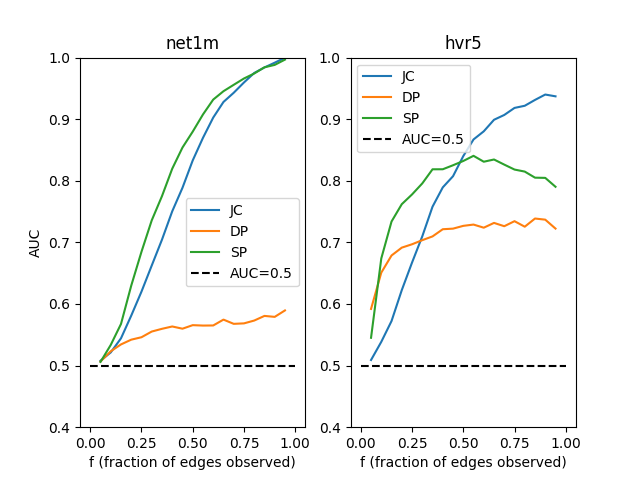

Source code (Python):
#!/usr/bin/env python3
import networkx as nx
import math
import numpy as np
import random
from sklearn.metrics import auc
from sklearn.metrics import roc_curve
import pandas as pd
import itertools
import os,sys
import warnings
from sklearn.metrics import roc_auc_score
import matplotlib.pyplot as plt

# Ignore FutureWarning
warnings.filterwarnings("ignore", category=FutureWarning)

### example graph
G =nx.Graph()
G.add_edges_from([(0,3),(1,3),(2,3),(2,7),(3,4),(4,5),(4,6),(4,7)])
G.add_node(8)

### score functions
def random_noise():
    return random.uniform(0.00000001,0.00000002)

def jc(G,i,j):
    nb_i = set(G.neighbors(i))
    nb_j = set(G.neighbors(j))
    i = nb_i.intersection(nb_j)
    u = nb_i.union(nb_j)
    if len(u) == 0:
        return 0 + random_noise()
    else:
        return len(i)/len(u) + random_noise()

def dp(G,i,j):
    k_i = G.degree(i)
    k_j = G.degree(j)
    return k_i*k_j + random_noise()
def SP(G,i,j):
    try:
        return 1/nx.shortest_path_length(G,i,j) + random_noise()
    except nx.NetworkXNoPath:
        return 0 + random_noise()
    

### test score functions
# print("JC")
# print(jc(G,0,1))
# print(jc(G,3,4))
# print(jc(G,2,4))
# print(jc(G,0,8))
# print("DP")
# print(dp(G,0,1))
# print(dp(G,3,4))
# print(dp(G,2,4))
# print(dp(G,0,8))
# print("SP")
# print(SP(G,0,1))
# print(SP(G,3,4))
# print(SP(G,2,4))
# print(SP(G,0,8))

def score_tbl():
    d = pd.DataFrame({
        'i': [1,2,3,4],
        'j': [2,3,4,5],
        # 'tao': [1,1,0,0], # auc 1.0
        'tao': [0,1,0,0], # auc 0.66
        'score': [1,0.75,0.5,0.25]
    })
    return d

### AUC
# def auc(tbl, key):
#     tbl_c = tbl.copy()
#     tbl_c = tbl_c.sort_values(by=key,ascending=False).reset_index(drop=True)
#     n = len(tbl_c)
#     P = tbl_c[tbl_c['tao'] == 1].shape[0]
#     N = tbl_c[tbl_c['tao'] == 0].shape[0]
#     # add prediction column
#     tbl_c['pred'] = 0
#     # important that index is reset after sorting
#     print('computing auc')
#     tprs=[]
#     fprs=[]
#     for i in range(n):
#         if N == 0:
#             fprs.append(0)
#             continue
#         if P == 0:
#             tprs.append(0)
#             continue
#         # get tps, only need to search upto threshold since everything below
#         # is predicted negative
#         # also precomputing P and N, is efficient
#         tp = 0
#         for j in range(0,i+1):
#             if tbl_c.loc[j,'tao'] == 1:
#                 tp += 1
#         tprs.append(tp/P)
#         # get fps
#         fp = 0
#         for j in range(0,i+1):
#             if tbl_c.loc[j,'tao'] == 0:
#                 fp += 1
#         fprs.append(fp/N)
#         print(f'{i}/{n-1}')
        
#     # tbl_c['tpr'] = tprs
#     # tbl_c['fpr'] = fprs
#     # for i,_ in enumerate(tprs):
#     #     if tprs[i] < 0:
#     #         raise ValueError('tpr < 0')
#     # for i,_ in enumerate(fprs):
#     #     if tprs[i] < 0:
#     #         raise ValueError('fpr < 0')
#     auc = np.trapz(tprs,fprs)
#     return tprs, fprs, auc

def auc2(scores, truth):
    auc = roc_auc_score(truth, scores)
    return auc

### test auc
# print(score_tbl())
# tbl, stat = auc(score_tbl())
# print(tbl)
# print(stat)

def mask_edges(G,f):
    G_m = G.copy()
    m = G.number_of_edges()
    # setup fraction
    if f < 0.5:
        # sample m * f edges & mask the rest
        s = math.floor(m * f)
        action = 'keep'
    else:
        # sample m - (m*f) edges & mask them
        s = math.floor(m * (1-f))
        action = 'mask'
    # sample
    E = set(G.edges())
    sample_edges = set()
    for s_i in range(s):
        edge = random.choice(list(E))
        E.remove(edge)
        sample_edges.add(edge)
    # assign masked edges
    masked_edges = set()
    if action == 'keep':
        masked_edges = set(E) - sample_edges
    else:
        masked_edges = sample_edges
    for E_i in masked_edges:
        G_m.remove_edge(*E_i)
    return G_m, masked_edges

### test mask_edges
# print('Test mask_edges')
# print('Original graph')
# print(G.edges())    
# print('Masked graph')
# G_m, masked_edges = mask_edges(G,0.5)
# print(G_m.edges())
# print('Masked edges')
# print(masked_edges)

f_i = 0.05
F=[f_i]
while f_i < 0.95:
    f_i += 0.05
    f_i = round(f_i,2)
    F.append(f_i)
def experiment(G,F=F,k=50):
    # fraction observed edges
    aucs_jc = []
    aucs_dp = []
    aucs_sp = []
    for f in F:
        auc_jc = 0
        auc_dp = 0
        auc_sp = 0
        # repititions
        for i in range(k):
            # mask
            G_m, masked_edges = mask_edges(G,f)
            # possible edges
            X = set(itertools.combinations(G_m.nodes(),2))
            X = X - set(G_m.edges())
            # score edges
            ies=[]
            js=[]
            taos=[]
            score_jcs=[]
            score_dps=[]
            score_sps=[]
            # mp = len(X)
            for idx,e in enumerate(X):
                i = e[0]
                j = e[1]
                # truth
                if (i,j) in masked_edges:
                    tao = 1
                else:
                    tao = 0
                score_jc = jc(G_m,i,j)
                score_dp = dp(G_m,i,j)
                score_sp = SP(G_m,i,j)
                ies.append(i)
                js.append(j)
                taos.append(tao)
                score_jcs.append(score_jc)
                score_dps.append(score_dp)
                score_sps.append(score_sp)
            # compute auc for each clasiifier
            # jc
            stat = auc2(score_jcs, taos)
            auc_jc += stat
            # dp
            stat = auc2(score_dps, taos)
            auc_dp += stat
            # sp
            stat = auc2(score_sps, taos)
            auc_sp += stat
        # average auc
        print("f_i: ", f)
        print("auc_jc: ", auc_jc/k)
        print("auc_dp: ", auc_dp/k)
        print("auc_sp: ", auc_sp/k)
        aucs_jc.append(auc_jc/k)
        aucs_dp.append(auc_dp/k)
        aucs_sp.append(auc_sp/k)
    return aucs_jc, aucs_dp, aucs_sp
    

# experiment


### test experimnet/auc
# aucs_jc, aucs_dp, aucs_sp = experiment(G,F=F,k=50)
# df = pd.DataFrame({
#     'f': F,
#     'auc_jc': aucs_jc,
#     'auc_dp': aucs_dp,
#     'auc_sp': aucs_sp
# })
# df.to_csv('ps3_aucs.tsv',sep='\t',index=False)

# G_m, masked_edges = mask_edges(G,0.5)
# # edges to predict
# X = set(itertools.combinations(G_m.nodes(),2))
# X = X - set(G_m.edges())
# # score edges
# df_score = pd.DataFrame(
#     columns=['i','j','tao','score_jc',
#             'score_dp','score_sp']
# )
# for idx,e in enumerate(X):
#     i = e[0]
#     j = e[1]
#     # truth
#     if (i,j) in masked_edges:
#         tao = 1
#     else:
#         tao = 0
#     score_jc = jc(G_m,i,j)
#     score_dp = dp(G_m,i,j)
#     score_sp = SP(G_m,i,j)
#     df_score = pd.concat(
#         [df_score,
#             pd.DataFrame({
#             'i': [i],
#             'j': [j],
#             'tao': [tao],
#             'score_jc': [score_jc],
#             'score_dp': [score_dp],
#             'score_sp': [score_sp]
#             },index=[idx])
#         ]
#     )
# print(df_score)
# # compute auc for each clasiifier
# # jc
# tpr, fpr,auc = auc(df_score,'score_jc')
# print("JC") 
# print(tpr, fpr, auc)
# print(df_score[['i','j','tao','score_jc']].sort_values('score_jc',ascending=False).reset_index(drop=True))

### net1m
# G = nx.read_edgelist('net1m_edges.csv',delimiter=',',data=False,nodetype=int)
# # experiment
# aucs_jc, aucs_dp, aucs_sp = experiment(G,F=F,k=5)
# df = pd.DataFrame({
#     'f': F,
#     'auc_jc': aucs_jc,
#     'auc_dp': aucs_dp,
#     'auc_sp': aucs_sp
# })
# df.to_csv('net1m_aucs.tsv',sep='\t',index=False)

### hvr
# G = nx.read_edgelist('HVR_5.txt',delimiter=',',data=False,nodetype=int)
# # experiment
# aucs_jc, aucs_dp, aucs_sp = experiment(G,F=F,k=5)
# df = pd.DataFrame({
#     'f': F,
#     'auc_jc': aucs_jc,
#     'auc_dp': aucs_dp,
#     'auc_sp': aucs_sp
# })
# df.to_csv('hvr5_aucs.tsv',sep='\t',index=False)

### plot AUCs
fig, (ax1,ax2) = plt.subplots(1,2)
df_n = pd.read_csv('net1m_aucs.tsv', delimiter='\t')
df_h = pd.read_csv('hvr5_aucs.tsv', delimiter='\t')
ax1.plot(df_n['f'], df_n['auc_jc'], label='JC')
ax1.plot(df_n['f'], df_n['auc_dp'], label='DP')
ax1.plot(df_n['f'], df_n['auc_sp'], label='SP')
ax1.set_xlabel('f (fraction of edges observed)')
ax1.set_ylabel('AUC')
ax1.set_title('net1m')
ax1.set_ylim(0.4,1)
ax1.plot([0,1], [0.5,0.5], linestyle='--', color='black', label = 'AUC=0.5')
ax1.legend()
ax2.plot(df_h['f'], df_h['auc_jc'], label='JC')
ax2.plot(df_h['f'], df_h['auc_dp'], label='DP')
ax2.plot(df_h['f'], df_h['auc_sp'], label='SP')
ax2.set_xlabel('f (fraction of edges observed)')
ax2.set_title('hvr5')
ax2.set_ylim(0.4,1)
ax2.plot([0,1], [0.5,0.5], linestyle='--', color='black', label = 'AUC=0.5')
ax2.legend()
plt.savefig('ps3_q2a.png')

def experiment2(G,f=0.8):
    # mask
    G_m, masked_edges = mask_edges(G,f)
    # possible edges
    X = set(itertools.combinations(G_m.nodes(),2))
    X = X - set(G_m.edges())
    # score edges
    ies=[]
    js=[]
    taos=[]
    score_jcs=[]
    score_dps=[]
    score_sps=[]
    # mp = len(X)
    for idx,e in enumerate(X):
        i = e[0]
        j = e[1]
        # truth
        if (i,j) in masked_edges:
            tao = 1
        else:
            tao = 0
        score_jc = jc(G_m,i,j)
        score_dp = dp(G_m,i,j)
        score_sp = SP(G_m,i,j)
        ies.append(i)
        js.append(j)
        taos.append(tao)
        score_jcs.append(score_jc)
        score_dps.append(score_dp)
        score_sps.append(score_sp)
    # compute auc for each clasiifier
    # jc
    # print('scores')
    # print(score_jcs)
    # print('taos')
    # print(taos)
    
    fpr_jc,tpr_jc,_ = roc_curve(taos, score_jcs)
    auc_jc = auc(fpr_jc,tpr_jc)
    # dp
    fpr_dp,tpr_dp,_ = roc_curve(taos, score_dps)
    auc_dp = auc(fpr_dp,tpr_dp)
    # sp
    fpr_sp,tpr_sp,_ = roc_curve(taos, score_sps)
    auc_sp = auc(fpr_sp,tpr_sp)
    return {'jc': [fpr_jc,tpr_jc,auc_jc],'dp': [fpr_dp,tpr_dp,auc_dp],'sp': [fpr_sp,tpr_sp,auc_sp]}

### experiment 2
# read hvr graph
G = nx.read_edgelist('HVR_5.txt',delimiter=',',data=False,nodetype=int)
d = experiment2(G,f=0.8)
# plot
fig = plt.figure()
plt.plot(d['jc'][0],d['jc'][1],label='JC')
plt.plot(d['dp'][0],d['dp'][1],label='DP')
plt.plot(d['sp'][0],d['sp'][1],label='SP')
plt.plot([0,1],[0,1],linestyle='--',color='black')
plt.xlabel('False Positive Rate')
plt.ylabel('True Positive Rate')
plt.title('ROC of JC, DP, SP link predictors for HVR network')
plt.legend()
plt.savefig('ps3_q2a_roc.png')



